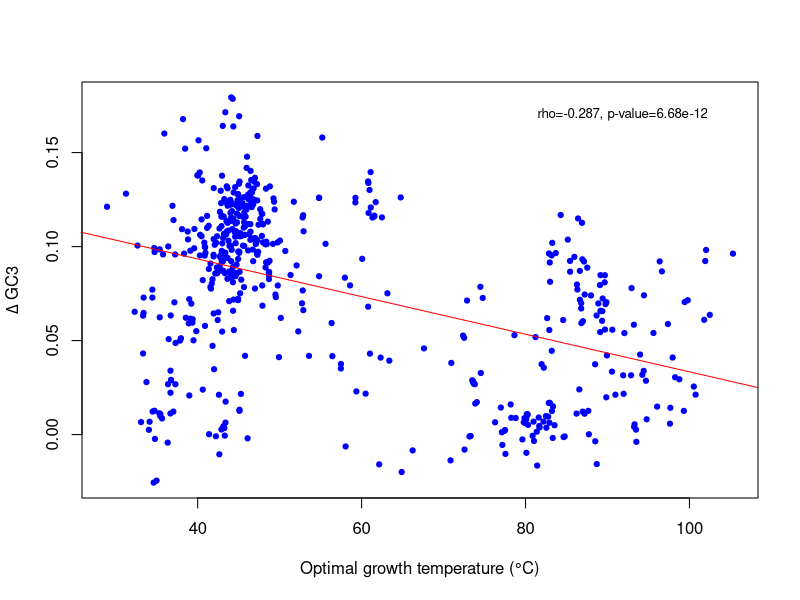

Recreate this plot in R.
#Figure 14

data1 <- read.csv("GC3_all_prop.csv",header=T)
attach(data1)

Temp<-unlist(data1[2])
core.gc3<-unlist(data1[5])

delta_core_f_10<-unlist(data1$Difference_between_core_and_first_10_codons_GC)

pdf("Fig14_Delta_Temp_GC3.pdf")
plot(Temp,delta_core_f_10,pch=19,cex=0.7,xlab="Optimal growth temperature (°C)",ylab=expression(Delta ~ "GC3"),col="blue")
par(pty="s")
abline(lm(delta_core_f_10~Temp),col="red")
ct<-cor.test(delta_core_f_10,Temp,method="spearman")

ct.p<-ct$p.value
ct.rho<-ct$estimate

#Significant figures
ctrho <- signif(ct.rho, digits =3)
ctp <- signif(ct.p, digits =3)

txt<-paste("rho=",ctrho,", p-value=",ctp,sep="")
mtext(txt,side=3,adj=0.9,line=-2,cex=0.8)
dev.off()


